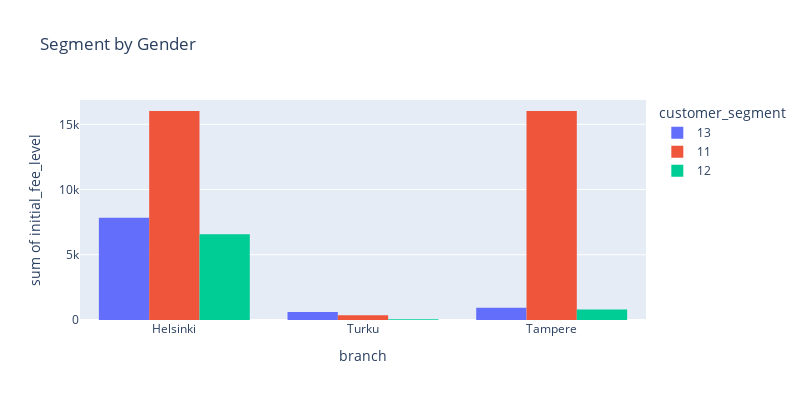

Notebook code cell kept with this figure:
### Code cell
#Viewing the data with Customer Segment number  feature
fig = px.histogram(clean_data, x="branch", y="initial_fee_level",
             color='customer_segment', barmode='group',
             title='Segment by Gender',
             width=800, height=400)
fig.show()

### Figure 1 — Plotly figure (JSON) as saved in the notebook; plotly's stock layout.template omitted (floating-point values rounded to 4 significant figures; data arrays with more than 128 entries replaced by an {"elided": "..."} marker saying what was removed)
{"data": [{"alignmentgroup": "True", "bingroup": "x", "histfunc": "sum", "hovertemplate": "customer_segment=13<br>branch=%{x}<br>sum of initial_fee_level=%{y}<extra></extra>", "legendgroup": "13", "marker": {"color": "#636efa", "pattern": {"shape": ""}}, "name": "13", "offsetgroup": "13", "orientation": "v", "showlegend": true, "type": "histogram", "x": {"elided": "355 str values"}, "xaxis": "x", "y": {"elided": "355 float values"}, "yaxis": "y"}, {"alignmentgroup": "True", "bingroup": "x", "histfunc": "sum", "hovertemplate": "customer_segment=11<br>branch=%{x}<br>sum of initial_fee_level=%{y}<extra></extra>", "legendgroup": "11", "marker": {"color": "#EF553B", "pattern": {"shape": ""}}, "name": "11", "offsetgroup": "11", "orientation": "v", "showlegend": true, "type": "histogram", "x": {"elided": "184 str values"}, "xaxis": "x", "y": {"elided": "184 float values"}, "yaxis": "y"}, {"alignmentgroup": "True", "bingroup": "x", "histfunc": "sum", "hovertemplate": "customer_segment=12<br>branch=%{x}<br>sum of initial_fee_level=%{y}<extra></extra>", "legendgroup": "12", "marker": {"color": "#00cc96", "pattern": {"shape": ""}}, "name": "12", "offsetgroup": "12", "orientation": "v", "showlegend": true, "type": "histogram", "x": {"elided": "173 str values"}, "xaxis": "x", "y": {"elided": "173 float values"}, "yaxis": "y"}], "layout": {"barmode": "group", "height": 400, "legend": {"title": {"text": "customer_segment"}, "tracegroupgap": 0}, "title": {"text": "Segment by Gender"}, "width": 800, "xaxis": {"anchor": "y", "domain": [0, 1], "title": {"text": "branch"}}, "yaxis": {"anchor": "x", "domain": [0, 1], "title": {"text": "sum of initial_fee_level"}}}}
